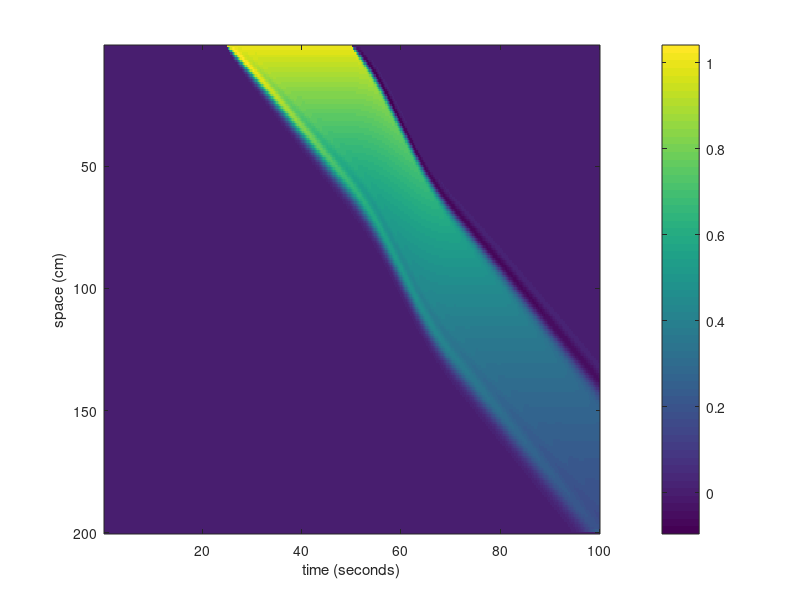

MATLAB code for this plot:
%A second-order scdxeme 2/10/2004

%Set up a grid
%A(x,t)

J = 200; N = 400;      %number of temporal(N) and spatial(J) pts
A = zeros(J,N);    
dx=.25; %spatial step (cm)
dx=1;
dt=.25; %temporal step (seconds)
R = 0.025; %decay rate

v = ones(1,N)/2;
v([200:250])= .8;
v=conv(v,ones(1,32)/32);
v = v*5;

A(:,1) = 0;
A(:,2) = 0;
A(1,:) = 0;
A(1,[100:200])=1;
A(2,:) = A(1,:);

for n=2:N-1    %temporal loop
    for j = 2:J-1  %spatial loop
        Ax = (A(j+1,n)-A(j-1,n))/2/dx;
        Axx = (A(j-1,n)-2*A(j,n)+A(j+1,n))/dx/dx;
        At = -v(n)*Ax-R*A(j,n);
        vt = (v(n+1)-v(n-1))/2/dt;
        
        %Step forward in time
        %It is like a Lax-Wendroff scdxeme 
        A(j,n+1) = A(j,n) + (dt-R*dt*dt/2)*At + dt*dt*v(n)*v(n)*Axx/2 + (dt*dt*v(n)*R/2 - dt*dt*vt/2)*Ax;
        
    end
end

imagesc([dt:dt:dt*N],[dx:dx:dx*J],A);    
colorbar;
xlabel('time (seconds)');
ylabel('space (cm)');
